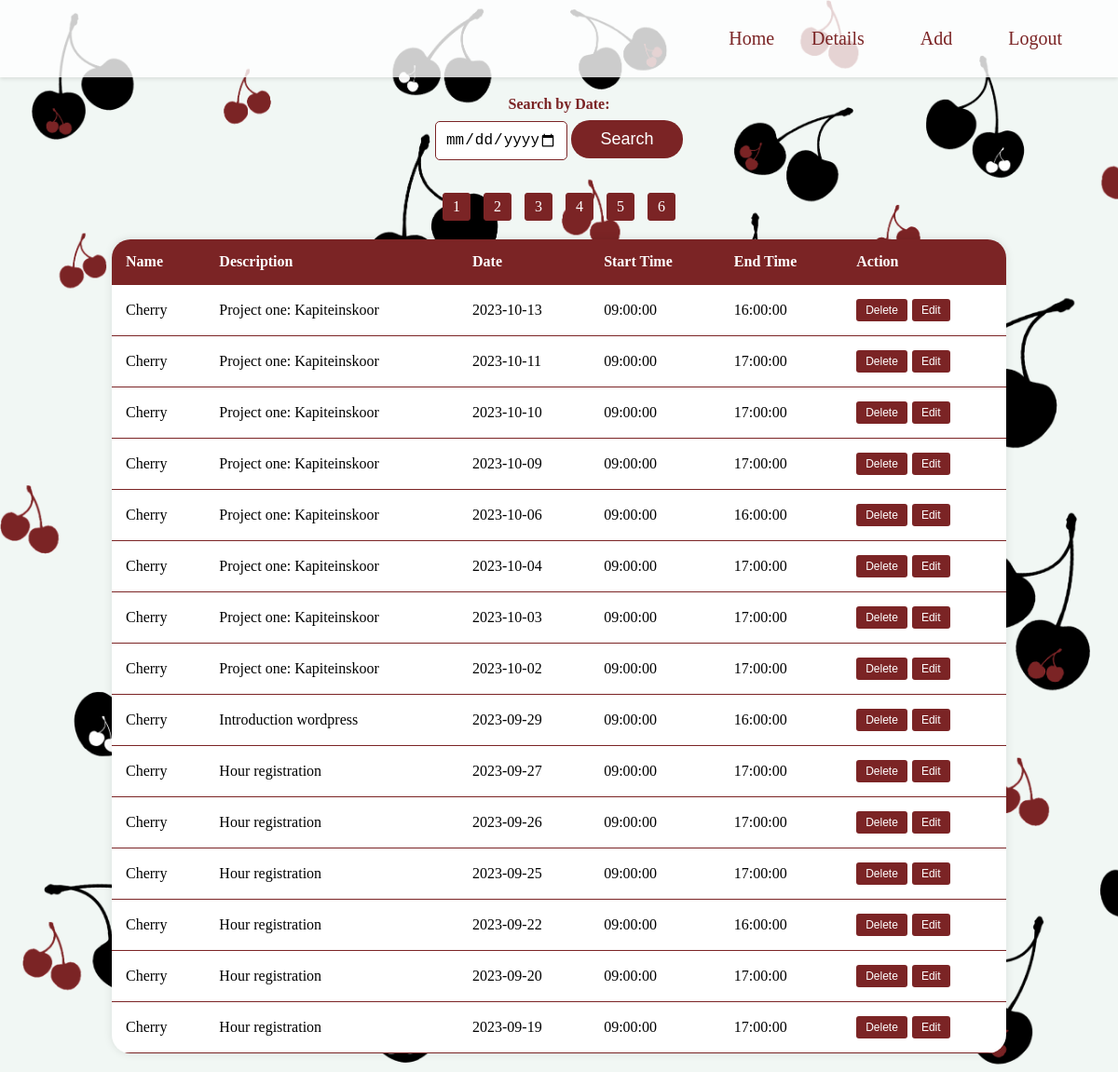
Screenshot of /details.php?page=5 (signed in) with the database file from the repository.
### tables this page shows
CREATE TABLE `appointments` (
  `id` int(11) NOT NULL,
  `date` date NOT NULL,
  `start_time` time NOT NULL,
  `finish_time` time NOT NULL,
  `username` varchar(255) NOT NULL,
  `description` text DEFAULT NULL
);

### details.php (the view, shortened to what this page needs)
<?php
$dbhost = "localhost";
$dbuser = "bit_academy";
$dbpass = "bit_academy";
$dbname = "cheyenne";
$conn = new mysqli($dbhost, $dbuser, $dbpass, $dbname);
$recordsPerPage = 15;
$page = isset($_GET['page']) ? max(1, intval($_GET['page'])) : 1;
$offset = ($page - 1) * $recordsPerPage;
if ($_SERVER["REQUEST_METHOD"] == "POST" && isset($_POST["search_date"])) {
    $search_date = $_POST["search_date"];
    $sql = "SELECT * FROM appointments WHERE date = ? ORDER BY date DESC LIMIT ?, ?";
    $stmt = $conn->prepare($sql);
    $stmt->bind_param("sii", $search_date, $offset, $recordsPerPage);
    $stmt->execute();
    $result = $stmt->get_result();
} else {
    $sql = "SELECT * FROM appointments ORDER BY date DESC LIMIT ?, ?";
    $stmt = $conn->prepare($sql);
    $stmt->bind_param("ii", $offset, $recordsPerPage);
    $stmt->execute();
    $result = $stmt->get_result();
}
$appointments = [];
if ($result->num_rows > 0) {
    while ($row = $result->fetch_assoc()) {
        $appointments[] = $row;
    }
}
$totalRecords = $conn->query("SELECT COUNT(*) AS total_records FROM appointments")->fetch_assoc()['total_records'];
$totalPages = ceil($totalRecords / $recordsPerPage);
?>
<!DOCTYPE html>
<html lang="en">
<head>
    <link rel="stylesheet" href="style.css">
</head>
<body>
    <?php include 'nav.php'; ?>
    <div class="search-form">
        <form method="post" action="">
            <label for="search_date">Search by Date:</label>
            <input type="date" id="search_date" name="search_date">
            <button type="submit">Search</button>
        </form>
    </div>
    <?php if (!empty($appointments)) { ?>
        <table>
            <tr>
                <th>Name</th>
                <th>Description</th>
                <th>Date</th>
                <th>Start Time</th>
                <th>End Time</th>
                <th>Action</th>
            </tr>
            <?php foreach ($appointments as $appointment): ?>
                <tr>
                    <td><?php echo $appointment['username']; ?></td>
                    <td><?php echo $appointment['description']; ?></td>
                    <td><?php echo $appointment['date']; ?></td>
                    <td><?php echo $appointment['start_time']; ?></td>
                    <td><?php echo $appointment['finish_time']; ?></td>
                    <td>
                        <div class="btn-container">
                            <form action="details.php" method="post">
                                <input type="submit" value="Delete">
                            </form>
                            <form action="details.php" method="post">
                                <input type="submit" value="Edit">
                            </form>
                        </div>
                    </td>
                </tr>
            <?php endforeach; ?>
			<div class="pagination">
            <?php for ($i = 1; $i <= $totalPages; $i++) : ?>
                <a href="?page=<?php echo $i; ?>"><?php echo $i; ?></a>
            <?php endfor; ?>
        </div>
        </table>
    <?php } ?>
</body>
</html>

### style.css (style rules this page uses)
body { background-image: url('img/backgroundtest.png'); background-size: cover; height: 100%; margin: 0; }
table { width: 80%; margin: 20px auto; border-collapse: collapse; background-color: white; box-shadow: 0 0 10px rgba(0, 0, 0, 0.1); border-radius: 20px; overflow: hidden; }
th, td { padding: 15px; text-align: left; border-bottom: 1px solid #7b2425; }
th { background-color: #7b2425; color: white; }
.btn-container { display: flex; gap: 5px; }
.btn-container input[type="submit"] { background-color: #7b2425; color: white; border: none; padding: 5px 10px; text-align: center; text-decoration: none; display: inline-block; font-size: 12px; border-radius: 3px; cursor: pointer; }
.total-hours-container, .search-form { margin: 20px 0; text-align: center; }
.search-form label { display: block; margin-bottom: 8px; font-weight: bold; color: #7b2425; }
.search-form input[type="date"] { width: 10%; padding: 10px; margin-bottom: 15px; font-size: 16px; border: 1px solid #7b2425; border-radius: 5px; outline: none; }
.search-form button { width: 10%; padding: 10px; background-color: #7b2425; color: white; font-size: 18px; border: none; border-radius: 20px; cursor: pointer; }
.pagination { text-align: center; margin-top: 20px; }
.pagination a { display: inline-block; padding: 5px 10px; margin: 0 5px; background-color: #7b2425; color: white; border-radius: 3px; text-decoration: none; outline: none; border: 1px solid #7b2425; }

### rows the page displays
appointments: username "Cherry", description "Project one: Kapiteinskoor", date "2023-10-13", start_time "09:00:00", finish_time "16:00:00"
appointments: username "Cherry", description "Project one: Kapiteinskoor", date "2023-10-11", start_time "09:00:00", finish_time "17:00:00"
appointments: username "Cherry", description "Project one: Kapiteinskoor", date "2023-10-10", start_time "09:00:00", finish_time "17:00:00"
appointments: username "Cherry", description "Project one: Kapiteinskoor", date "2023-10-09", start_time "09:00:00", finish_time "17:00:00"
appointments: username "Cherry", description "Project one: Kapiteinskoor", date "2023-10-06", start_time "09:00:00", finish_time "16:00:00"
appointments: username "Cherry", description "Project one: Kapiteinskoor", date "2023-10-04", start_time "09:00:00", finish_time "17:00:00"
appointments: username "Cherry", description "Project one: Kapiteinskoor", date "2023-10-03", start_time "09:00:00", finish_time "17:00:00"
appointments: username "Cherry", description "Project one: Kapiteinskoor", date "2023-10-02", start_time "09:00:00", finish_time "17:00:00"
appointments: username "Cherry", description "Introduction wordpress", date "2023-09-29", start_time "09:00:00", finish_time "16:00:00"
appointments: username "Cherry", description "Hour registration", date "2023-09-27", start_time "09:00:00", finish_time "17:00:00"
appointments: username "Cherry", description "Hour registration", date "2023-09-26", start_time "09:00:00", finish_time "17:00:00"
appointments: username "Cherry", description "Hour registration", date "2023-09-25", start_time "09:00:00", finish_time "17:00:00"
appointments: username "Cherry", description "Hour registration", date "2023-09-22", start_time "09:00:00", finish_time "16:00:00"
appointments: username "Cherry", description "Hour registration", date "2023-09-20", start_time "09:00:00", finish_time "17:00:00"
appointments: username "Cherry", description "Hour registration", date "2023-09-19", start_time "09:00:00", finish_time "17:00:00"
